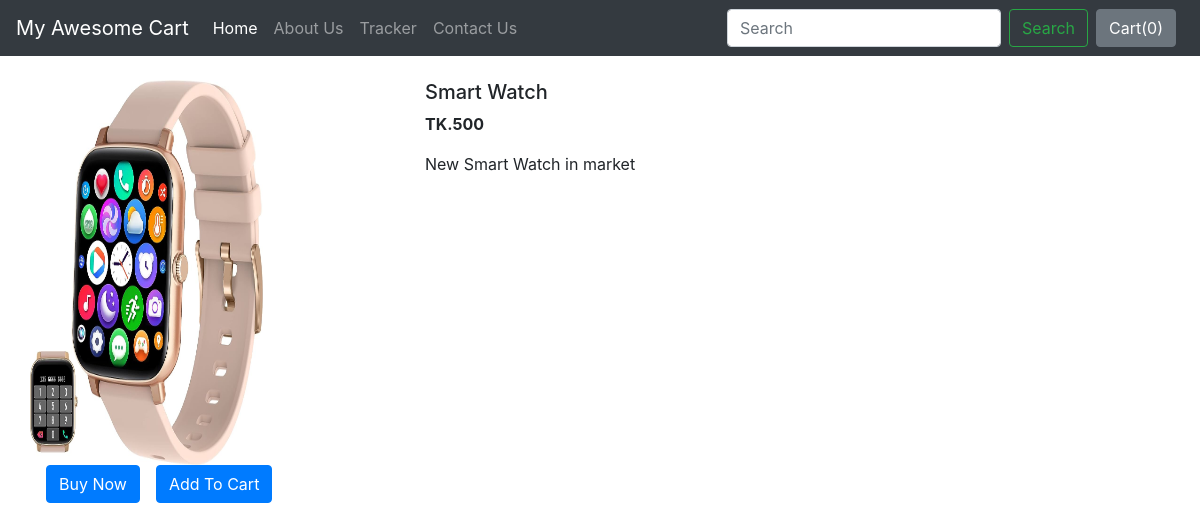
Screenshot of /shop/productview/1 with the database file from the repository.
### shop/models.py (models this page shows, shortened)
class Product(models.Model):
    product_id=models.AutoField
    product_name=models.CharField(max_length=50)
    category=models.CharField(max_length=50,default='')
    price=models.IntegerField(default=0)
    subcategory=models.CharField(max_length=50,default='')
    desc=models.CharField(max_length=300)
    pub_date=models.DateField()
    image=models.ImageField(upload_to='shop/images',default='')

### shop/views.py (the view)
# urls.py: path("productview/<int:myid>",views.productview,name='productView'),
def productview(request,myid):
    product=Product.objects.filter(id=myid)
    return render(request,'shop/productview.html',{'product':product[0]})

### shop/templates/shop/productview.html (shortened to what this page needs)
{% extends 'shop/basic.html'%}
{% block body %}
<div class="container my-4">
    <div class="row">
    <div class="col-md-4">
<div class="row">
    <img src="/media/{{product.image}}" width="233px" height="385px">
</div>
<div class="row">
    <button class="btn btn-primary mx-3">Buy Now</button>
    <button class="btn btn-primary">Add To Cart</button>
</div>
</div>
<div class="col-md-8">
    <h5>{{product.product_name}}</h5>
    <p><b>TK.{{product.price}}</b></p>
    <p>{{product.desc}}</p>
</div>
</div>
</div>
{% endblock %}

### rows the page displays
Product: image (picture), product_name "Smart Watch", price "500", desc "New Smart Watch in market"
